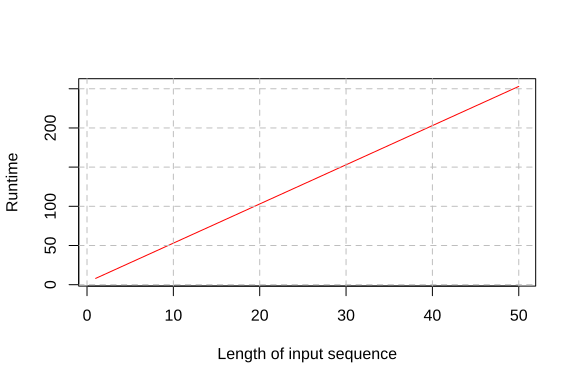

This chart was generated by the following R code:
## pdf(file = "average.pdf",
##     width = 5,
##     height = 5);

#require(tikzDevice);

#tikz('average.tikz', standAlone = TRUE, width=3, height=3);

require("svglite")
svglite::svglite(filename = "average.svg", width = 6, height = 4);

time <- function(n) { 5*n + 3}

sizes <- seq(1, 50);
plot(sizes,
     sapply(sizes, time),
     type="l",
     col="red",
     xlab="Length of input sequence",
     ylab="Runtime");

grid(nx = NULL,
     ny = NULL,
     lty = 2,      # Grid line type
     col = "gray", # Grid line color
     lwd = 1);

dev.off();
